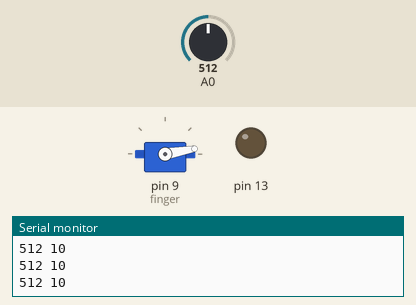
Recording of a sketch running on a simulated Arduino Uno, built with avr-gcc and run on an emulated ATmega328P. Parts: servo, output pins drawn as LEDs (lit = HIGH), the last lines printed to the serial monitor. Inputs (shaded band) come from the test bench; at power-on: A0 = 512.

Above: at 3.1 s.
3.2 s: A0 set to 716
At 4.2 s:
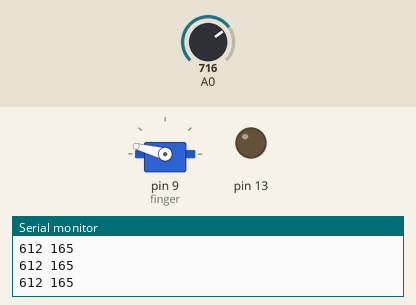
4.7 s: A0 set to 511
At 6.0 s:
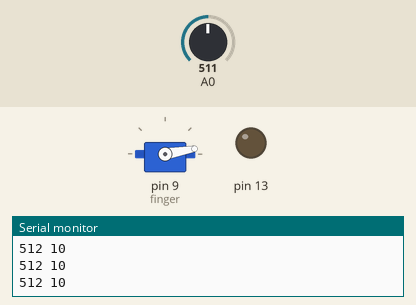
6.3 s: A0 set to 1023
At 6.9 s:
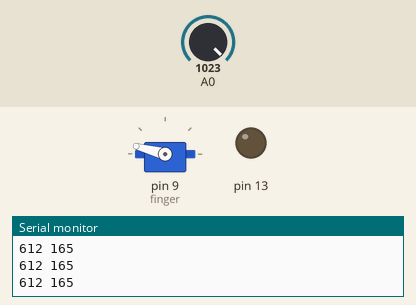
7.8 s: A0 set to 122
At 8.6 s:
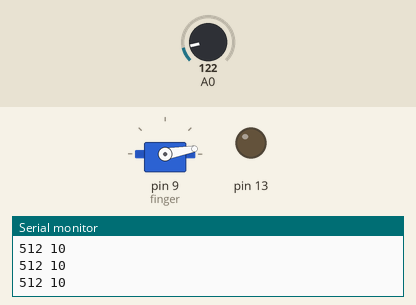
9.4 s: A0 set to 900
At 9.8 s:
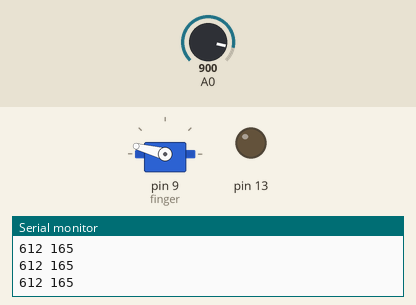
11.0 s: A0 set to 0
At 12.3 s:
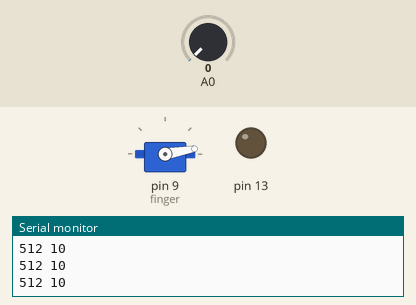
Timing chart, 0 to 13.5 s (numbered marks = the images above; inputs shaded):
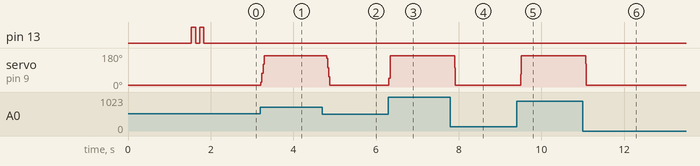

Measured:
- after the input at 3.2 s, servo on pin 9 (finger): 10° → 165° at once
- after the input at 4.7 s, servo on pin 9 (finger): 165° → 10° after 0.10 s
- after the input at 6.3 s, servo on pin 9 (finger): 10° → 165° at once
- after the input at 7.8 s, servo on pin 9 (finger): 165° → 10° after 0.10 s
- after the input at 9.4 s, servo on pin 9 (finger): 10° → 165° after 0.10 s
- after the input at 11.0 s, servo on pin 9 (finger): 165° → 10° after 0.07 s

The sketch:

movingAverageFlex.ino
```cpp
#include <Servo.h>

Servo finger;

int value = 0;
int initValue = 0;
const int arraySize = 20;
static int array1[arraySize];
int count = 0; // count for array position
float sum = 0;
int average;


int movingAverage(int v){
  //first check to make sure that we haven't reached the end of the array
  if (count >= arraySize){
    count = 0;
  }
  array1[count] = v; //set the value in place
  count++; //increment count

  for (int jj = 0; jj < arraySize; jj++){
    sum = sum + array1[jj];
  }

//Serial.print("\t");
//Serial.print(sum);
//Serial.print("\t");
//Serial.println(arraySize);
int avg = sum/arraySize;
sum = 0;//reset sum

return avg;


}

void displayArray(){// Display everything
for(int ii =  0; ii <= 9;ii++){
  Serial.print(array1[ii]);
  Serial.print(" ");
  }
Serial.println();
}

void setup() {
pinMode(13,OUTPUT);
finger.attach(9);
finger.write(10);
delay(1500);
Serial.begin (9600);
pinMode(A0,INPUT);
initValue = analogRead(A0);
//initialize array to 1s
for(int ii =  0; ii<arraySize ;ii++){
  array1[ii] = initValue;
  Serial.print(array1[ii]);
  Serial.print(" ");
}

Serial.println("\n Ready for Data");

digitalWrite(13,HIGH);
delay(100);
digitalWrite(13,LOW);
delay(100);
digitalWrite(13,HIGH);
delay(100);
digitalWrite(13,LOW);
delay(100);
}

void loop() {

  value = analogRead(A0);
  average = movingAverage(value);
  average = constrain(average,initValue,initValue+100);
  Serial.print(average);
  Serial.print(" ");
  int angle = map(average,initValue,initValue+100,10,165);
  Serial.println(angle);
  finger.write(angle);

}


//
```
